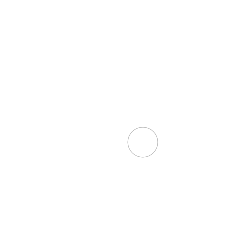
Frame 1 (no input)
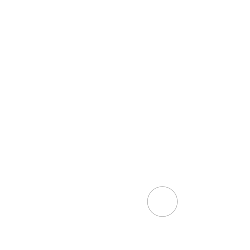
Frame 60 (the mouse pressed at the canvas centre just before this capture)
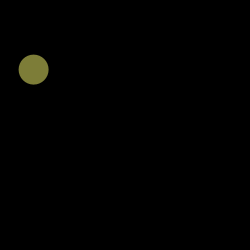
Frame 120 (the mouse held since frame 60 and released just before this capture)

The Processing sketch that drew these frames (run headless with seeded random() and noise(); from frame 60 on, the mouse is pressed at the canvas centre):

// Processing sketch: processing_18762
// ── processing_18762.pde

 
int size = 30;      
float xpos, ypos;      

float xspeed = 2.8; //speed it's moving 
float yspeed = 2.2;  

int xdirection = 1;  // Left or Right
int ydirection = 1;  // Top to Bottom


void setup() 
{
  size(250,250);
  noStroke();
  smooth();
  xpos = width/2;
  ypos = height/2;
}


void draw() 
{
  background(255);
  xpos = xpos + ( xspeed * xdirection );
  ypos = ypos + ( yspeed * ydirection );
  
  if (xpos > width-size || xpos < 0) { //setting up position
    xdirection *= -1;
  }
  if (ypos > height-size || ypos < 0) {
    ydirection *= -1;
  }
fill(0);
  ellipse(xpos+size/2, ypos+size/2, size, size);//shape that's moving
 
  if (mousePressed){
   background(0);
   fill(mouseX,mouseY,random(30,200));
   ellipse(xpos+size/2, ypos+size/2, size, size);//when pressing mouse ball turns colours
   
  }else { 
    fill(255);
     ellipse(xpos+size/2, ypos+size/2, size, size);//shape that's moving is white
     
}
}
